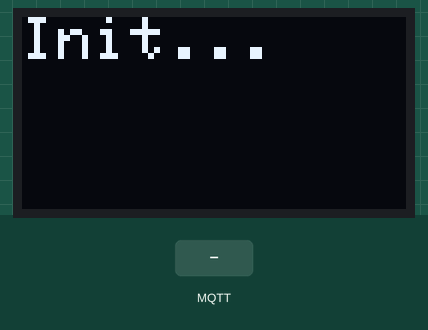
A sketch run on a simulated ESP8266 (NodeMCU). On the bench: 128×64 one-colour display. The test bench sets the inputs (shaded band). WiFi joins after 1.5 s; servers stay silent unless stated; no MQTT or app messages arrive unless stated; what the sketch prints to the serial monitor is not drawn.

Above: at 0.1 s.
At 1.6 s:
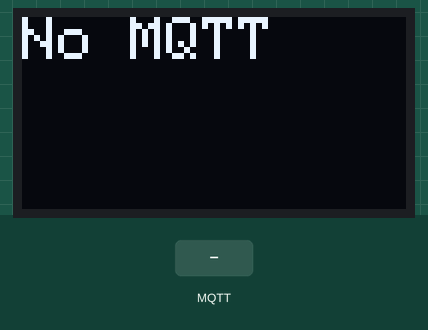
At 2.7 s:
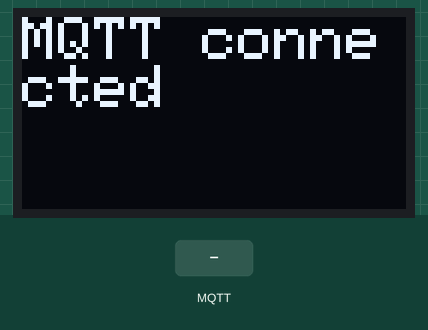
2.8 s: MQTT message "C" arrives on the first subscribed topic
4.3 s: MQTT message "F" arrives on the first subscribed topic
5.8 s: MQTT message "G" arrives on the first subscribed topic
Timing chart, 0 to 8.8 s (numbered marks = the images above; inputs shaded):
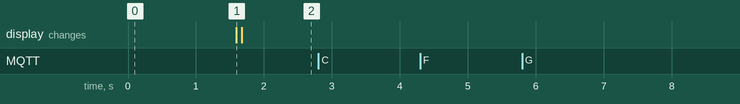

Measured:
- after the input at 2.8 s, every drawn part: stays the same
- after the input at 4.3 s, every drawn part: stays the same
- after the input at 5.8 s, every drawn part: stays the same

The sketch:

ESP8266-MQTT-display.ino
```cpp
#include <Wire.h>
#include <Adafruit_GFX.h>
#include <Adafruit_SSD1306.h>
#include <ESP8266WiFi.h>
#include <PubSubClient.h>
#include <ArduinoJson.h>

#define SCREEN_WIDTH 128 // OLED display width, in pixels
#define SCREEN_HEIGHT 64 // OLED display height, in pixels
#define OLED_RESET -1

//const int ledPin = 2;

// Replace the next variables with your SSID/Password combination
const char* ssid = "YOUR_WLAN_SSID";
const char* password = "YOUR_WLAN_PASSWORD";


const char* mqtt_server = "YOUR_MQTT_SERVER_IP_OR_NAME";
const char* mqtt_user = "YOUR_MQTT_USERNAME";
const char* mqtt_password = "YOUR_MQTT_PASSWORD";
const char* mqtt_sub_subject = "espdisplay/display";

Adafruit_SSD1306 display(SCREEN_WIDTH, SCREEN_HEIGHT, &Wire, OLED_RESET);
WiFiClient espClient;
PubSubClient client(espClient);
unsigned long LastMsg=0;

void SysMsg(char* msg)
{
  display.clearDisplay();
  display.setTextSize(2);
  display.setTextColor(WHITE);
  display.setCursor(0, 0);
  display.println(msg);
  display.display();
}


void setup() {
//  pinMode(ledPin, OUTPUT);
//  digitalWrite(ledPin, HIGH);

  Serial.begin(115200);
  Wire.begin(5, 4);
  display.begin(SSD1306_SWITCHCAPVCC, 0x3C);
  SysMsg("Init...");

  setup_wifi();
  client.setServer(mqtt_server, 1883);
  client.setCallback(callback);
}

void setup_wifi() {
  delay(10);
  // We start by connecting to a WiFi network
  Serial.println();
  Serial.print("Connecting to ");
  Serial.println(ssid);
  WiFi.mode(WIFI_STA);
  WiFi.begin(ssid, password);

  while (WiFi.status() != WL_CONNECTED) {
    delay(500);
    Serial.print(".");
  }

  Serial.println("");
  Serial.println("WiFi connected");
  Serial.println("IP address: ");
  Serial.println(WiFi.localIP());
}

void callback(char* topic, byte* message, unsigned int length) {
  Serial.print("Message arrived on topic: ");
  Serial.print(topic);
  Serial.print(". Message: ");

  for (int i = 0; i < length; i++) {
    Serial.print((char)message[i]);
  }
  Serial.println();

  JsonDocument doc;
  deserializeJson(doc, message,length);

  JsonArray array = doc.as<JsonArray>();
  for(JsonVariant v : array) {
     const auto& kv = v.as<JsonObject>();
     const char* cmd = kv["c"];
     if(cmd[0]=='C')
     {
        display.clearDisplay();
        Serial.println("Clear display");
     }
     else if (cmd[0]=='F')
     {
      const int v = kv["v"];
      display.setTextSize(v);
      Serial.print("setTextSize");
      Serial.print(v);
      Serial.println();
     }
    else if (cmd[0]=='G')
     {
      const int x = kv["x"];
      const int y = kv["y"];
      display.setCursor(x, y);
      Serial.print("setCursor");
      Serial.print(x);
      Serial.print(y);
      Serial.println();
     }
     else if (cmd[0]=='P')
     {
      const char* v = kv["v"];
      display.println(v);
      Serial.print("println");
      Serial.print(v);
      Serial.println();
     }
     else if (cmd[0]=='D')
     {
      display.display();
      Serial.println("display");
     }
      Serial.println(cmd);
  }
  LastMsg=millis();
}

void reconnect() {
  // Loop until we're reconnected
  while (!client.connected()) {
    Serial.print("Attempting MQTT connection...");
    // Attempt to connect
    if (client.connect("ESP8266Client",mqtt_user,mqtt_password)) {
      Serial.println("connected");
      client.subscribe(mqtt_sub_subject);
      SysMsg("MQTT connected");
    } else {
      Serial.print("failed, rc=");
      Serial.print(client.state());
      Serial.println(" try again in 5 seconds");
      // Wait 5 seconds before retrying
      delay(5000);
    }
  }
}
void loop() {
  if(WiFi.status() != WL_CONNECTED)
  {
    SysMsg("No WiFi");
  }
  else if(!client.connected())
  {
    SysMsg("No MQTT");
  }

  if (!client.connected()) {
    reconnect();
  }
  client.loop();

  //overflow?
  if(LastMsg<millis() && (millis()-LastMsg)>60*60*1000)
  {
    SysMsg("No messages");
    delay(5000);
    ESP.restart();
  }
}
```
